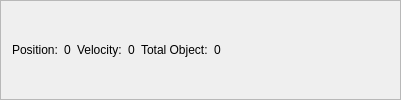
                                    <widget class="QFrame" name="frame_6">
                                     <property name="minimumSize">
                                      <size>
                                       <width>0</width>
                                       <height>50</height>
                                      </size>
                                     </property>
                                     <property name="frameShape">
                                      <enum>QFrame::StyledPanel</enum>
                                     </property>
                                     <property name="frameShadow">
                                      <enum>QFrame::Raised</enum>
                                     </property>
                                     <layout class="QHBoxLayout" name="horizontalLayout_17">
                                      <item>
                                       <widget class="QLabel" name="label_53">
                                        <property name="text">
                                         <string>Position:</string>
                                        </property>
                                       </widget>
                                      </item>
                                      <item>
                                       <widget class="QLabel" name="lbConveyor1Position">
                                        <property name="text">
                                         <string>0</string>
                                        </property>
                                       </widget>
                                      </item>
                                      <item>
                                       <widget class="QLabel" name="label_55">
                                        <property name="text">
                                         <string>Velocity:</string>
                                        </property>
                                       </widget>
                                      </item>
                                      <item>
                                       <widget class="QLabel" name="lbConveyor1Velocity">
                                        <property name="text">
                                         <string>0</string>
                                        </property>
                                       </widget>
                                      </item>
                                      <item>
                                       <widget class="QLabel" name="label_57">
                                        <property name="text">
                                         <string>Total Object:</string>
                                        </property>
                                       </widget>
                                      </item>
                                      <item>
                                       <widget class="QLabel" name="lbConveyor1ObjectNumber">
                                        <property name="text">
                                         <string>0</string>
                                        </property>
                                       </widget>
                                      </item>
                                      <item>
                                       <spacer name="horizontalSpacer_7">
                                        <property name="orientation">
                                         <enum>Qt::Horizontal</enum>
                                        </property>
                                        <property name="sizeHint" stdset="0">
                                         <size>
                                          <width>168</width>
                                          <height>20</height>
                                         </size>
                                        </property>
                                       </spacer>
                                      </item>
                                     </layout>
                                    </widget>
